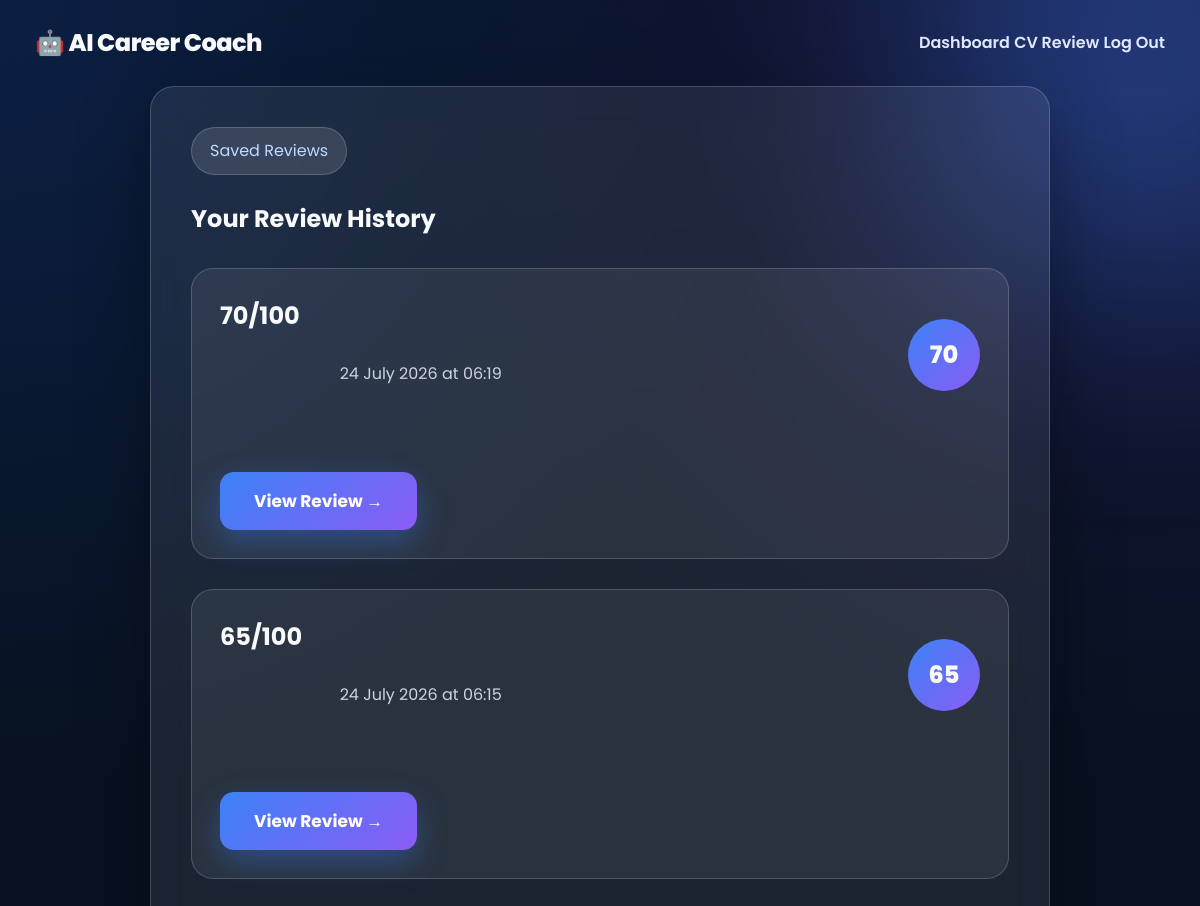
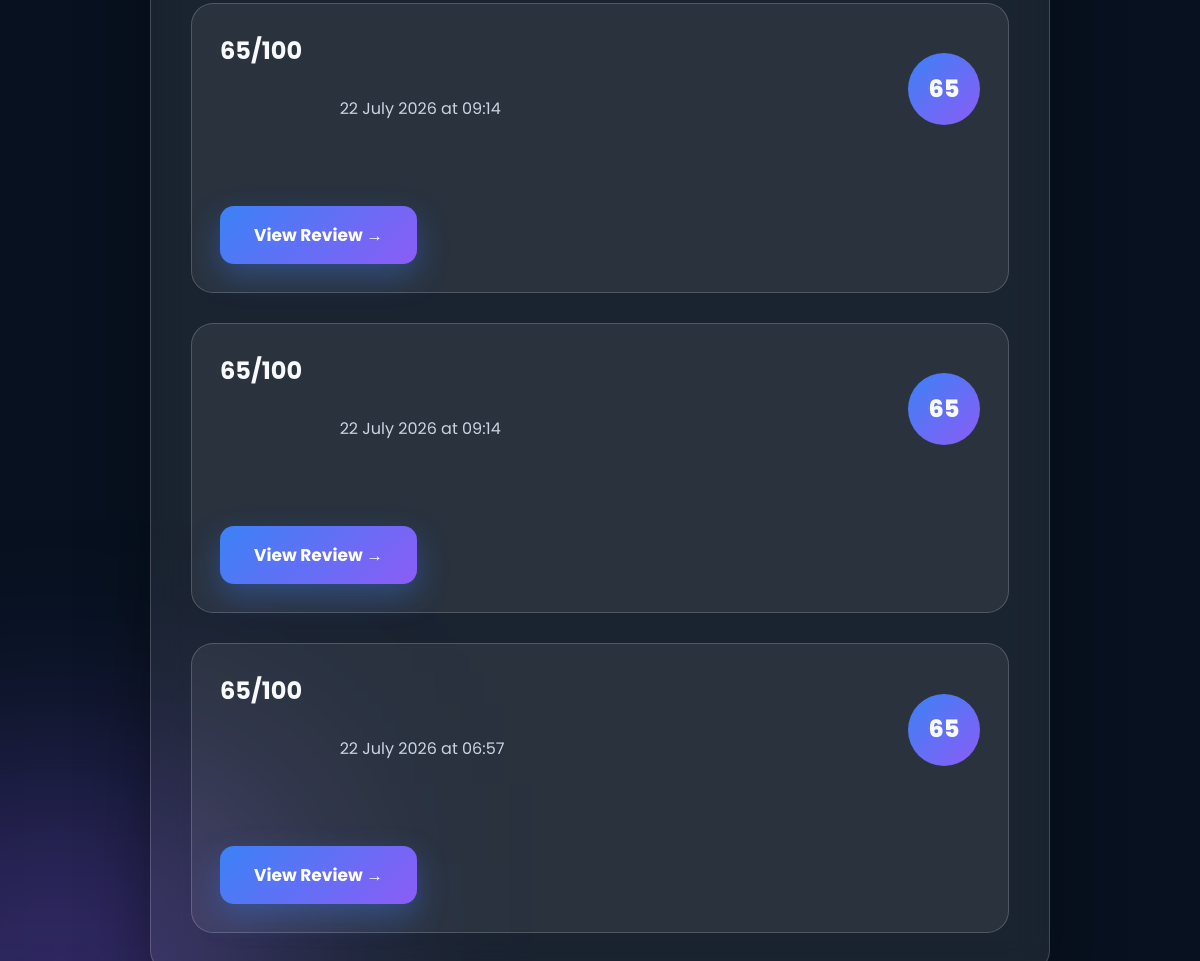
The page /history (signed in) on the database its author committed (2 pictures, top to bottom).
### models.py (models this page shows)
class Review(db.Model):
    id = db.Column(
        db.Integer,
        primary_key=True,
    )
    score = db.Column(
        db.Integer,
        nullable=False,
    )
    feedback = db.Column(
        db.Text,
        nullable=False,
    )
    created_at = db.Column(
        db.DateTime,
        default=db.func.current_timestamp(),
        nullable=False,
    )
    user_id = db.Column(
        db.Integer,
        db.ForeignKey("user.id"),
        nullable=False,
    )

### app.py (the view)
@app.route("/history")
@login_required
def history():
    reviews = (
        Review.query
        .filter_by(user_id=current_user.id)
        .order_by(Review.created_at.desc())
        .all()
    )
    return render_template(
        "history.html",
        reviews=reviews,
    )

### app.py (called while the page is built)
@login_manager.user_loader
def load_user(user_id):
    return db.session.get(User, int(user_id))

### templates/history.html (shortened to what this page needs)
<!DOCTYPE html>
<html lang="en">
<head>
<link rel="stylesheet"
href="https://cdnjs.cloudflare.com/ajax/libs/font-awesome/6.7.2/css/all.min.css">
    <link
        rel="stylesheet"
        href="{{ url_for('static', filename='style.css') }}"
    >
</head>
<body>
<nav>
    <h2>🤖 AI Career Coach</h2>
    <div>
        <a href="/dashboard">Dashboard</a>
        <a href="/cv-review">CV Review</a>
        <a href="/logout">Log Out</a>
    </div>
</nav>
<section class="form-section">
    <span class="badge">Saved Reviews</span>
    <h1>Your Review History</h1>
    {% if reviews %}
        {% for review in reviews %}
            <div class="history-card">
                <div class="history-card-header">
                    <div>
                        <h2>{{ review.score }}/100</h2>
                        <p>
                            {{ review.created_at.strftime("%d %B %Y at %H:%M") }}
                        </p>
                    </div>
                    <span class="history-score">
                        {{ review.score }}
                    </span>
                </div>
              <a href="{{ url_for('view_review', review_id=review.id) }}">
    <button>View Review →</button>
</a>
            </div>
        {% endfor %}
    {% endif %}
</section>
</body>
</html>

### static/style.css (style rules this page uses)
:root { --primary:#16a34a; --primary-dark:#15803d; --secondary:#2563eb; --background:#f8fafc; --surface:#ffffff; --text:#111827; --text-light:#6b7280; --border:#e5e7eb; --shadow:0 10px 35px rgba(0,0,0,.08); --radius:18px; --transition:.3s ease; }
* { box-sizing: border-box; font-family: "Inter", sans-serif; }
* { margin: 0; padding: 0; box-sizing: border-box; font-family: 'Poppins', sans-serif; }
body { margin: 0; background: var(--background); color: var(--text); line-height: 1.6; }
nav { max-width: 1200px; margin: 0 auto; padding: 24px 35px; display: flex; justify-content: space-between; align-items: center; }
nav h2 { font-size: 24px; font-weight: 800; letter-spacing: -0.5px; }
nav a { color: #e0e7ff; text-decoration: none; font-weight: 600; transition: 0.2s ease; }
.badge { display: inline-block; background: rgba(255,255,255,0.12); padding: 10px 18px; border-radius: 999px; color: #bfdbfe; margin-bottom: 25px; border: 1px solid rgba(255,255,255,0.18); }
button { margin-top: 35px; padding: 16px 34px; border: none; border-radius: 14px; background: linear-gradient(135deg, #3b82f6, #8b5cf6); color: white; font-size: 17px; font-weight: bold; cursor: pointer; }
a { text-decoration: none; }
pre, p { white-space: pre-wrap; }
.form-section { max-width: 900px; margin: 0 auto 80px; padding: 40px; background: rgba(255,255,255,0.08); border: 1px solid rgba(255,255,255,0.18); border-radius: 24px; backdrop-filter: blur(18px); }
body::before { content: ""; position: fixed; top: -150px; right: -150px; width: 420px; height: 420px; background: rgba(59, 130, 246, 0.35); filter: blur(120px); z-index: -1; }
body::after { content: ""; position: fixed; bottom: -150px; left: -150px; width: 420px; height: 420px; background: rgba(139, 92, 246, 0.35); filter: blur(120px); z-index: -1; }
.ai-card, .feature-card, .card, .form-section { box-shadow: 0 25px 70px rgba(0, 0, 0, 0.35); }
button { box-shadow: 0 12px 30px rgba(59, 130, 246, 0.35); }
nav { position: sticky; top: 0; z-index: 10; backdrop-filter: blur(20px); }
.history-card { margin-top: 30px; padding: 28px; border: 1px solid rgba(255, 255, 255, 0.18); border-radius: 22px; background: rgba(255, 255, 255, 0.07); }
.history-card-header { display: flex; justify-content: space-between; align-items: center; gap: 20px; margin-bottom: 24px; }
.history-card-header p { color: #cbd5e1; }
.history-score { width: 72px; height: 72px; display: flex; align-items: center; justify-content: center; border-radius: 50%; font-size: 24px; font-weight: 800; background: linear-gradient(135deg, #3b82f6, #8b5cf6); }
body { background: radial-gradient(circle at top left, rgba(37, 99, 235, 0.18), transparent 35%), radial-gradient(circle at top right, rgba(124, 58, 237, 0.16), transparent 35%), #07111f; color: #f8fafc; }

### rows shown on the page
Review: score "70", created_at "24 July 2026 at 06:19"
Review: score "65", created_at "24 July 2026 at 06:15"
Review: score "65", created_at "22 July 2026 at 09:14"
Review: score "65", created_at "22 July 2026 at 09:14"
Review: score "65", created_at "22 July 2026 at 06:57"
